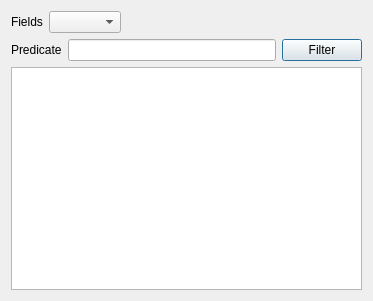
<?xml version="1.0" encoding="UTF-8"?>
<ui version="4.0">
 <class>SFilterDialog</class>
 <widget class="QDialog" name="SFilterDialog">
  <property name="geometry">
   <rect>
    <x>0</x>
    <y>0</y>
    <width>373</width>
    <height>301</height>
   </rect>
  </property>
  <property name="windowTitle">
   <string>Source Filter</string>
  </property>
  <layout class="QVBoxLayout" name="verticalLayout">
   <item>
    <layout class="QHBoxLayout" name="horizontalLayout">
     <item>
      <widget class="QLabel" name="label_2">
       <property name="text">
        <string>Fields</string>
       </property>
      </widget>
     </item>
     <item>
      <widget class="QComboBox" name="comboBox"/>
     </item>
     <item>
      <spacer name="horizontalSpacer">
       <property name="orientation">
        <enum>Qt::Horizontal</enum>
       </property>
       <property name="sizeHint" stdset="0">
        <size>
         <width>40</width>
         <height>20</height>
        </size>
       </property>
      </spacer>
     </item>
    </layout>
   </item>
   <item>
    <layout class="QHBoxLayout" name="horizontalLayout_2">
     <item>
      <widget class="QLabel" name="label">
       <property name="text">
        <string>Predicate</string>
       </property>
      </widget>
     </item>
     <item>
      <widget class="QLineEdit" name="lineEdit"/>
     </item>
     <item>
      <widget class="QPushButton" name="pushButton">
       <property name="text">
        <string>Filter</string>
       </property>
      </widget>
     </item>
    </layout>
   </item>
   <item>
    <widget class="QListView" name="listView">
     <property name="editTriggers">
      <set>QAbstractItemView::NoEditTriggers</set>
     </property>
    </widget>
   </item>
  </layout>
 </widget>
 <resources/>
 <connections/>
</ui>
